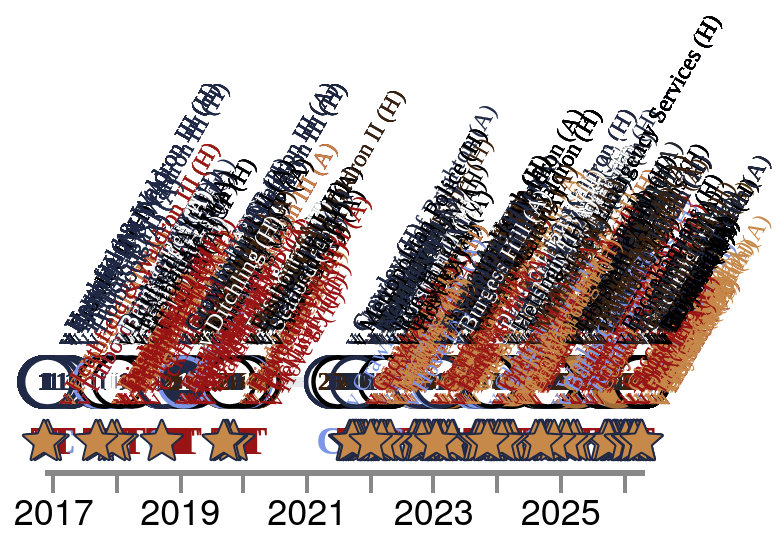

Express this chart as Vega-Lite.
### Vega-Lite specification from a JSON file in a GitHub repository (floating-point values rounded to 4 significant figures; data arrays with more than 128 entries replaced by an {"elided": "..."} marker saying what was removed)
{"config": {"axis": {"labelFont": "PT Sans Narrow, Helvetica Neue, Helvetica, Arial, sans-serif", "titleFont": "PT Sans Narrow, Helvetica Neue, Helvetica, Arial, sans-serif", "labelFontSize": 13, "titleFontSize": 24, "gridColor": "#202947", "gridOpacity": 0.2, "zindex": 1}, "text": {"font": "Lato, sans-serif"}, "bar": {"cornerRadiusEnd": 5}, "header": {"labelFont": "PT Sans Narrow, Helvetica Neue, Helvetica, Arial, sans-serif", "titleFont": "PT Sans Narrow, Helvetica Neue, Helvetica, Arial, sans-serif", "labelFontSize": 24, "titleFontSize": 28, "labelFontWeight": "bold", "orient": "left"}, "legend": {"labelFont": "PT Sans Narrow, Helvetica Neue, Helvetica, Arial, sans-serif", "titleFont": "PT Sans Narrow, Helvetica Neue, Helvetica, Arial, sans-serif", "labelFontSize": 14, "titleFontSize": 16, "titlePadding": 5, "fillColor": "white", "strokeColor": "black", "padding": 10, "titleFontWeight": "lighter", "titleFontStyle": "italic", "titleColor": "gray", "offset": 10}, "title": {"font": "PT Sans Narrow, Helvetica Neue, Helvetica, Arial, sans-serif", "fontSize": 48, "fontWeight": "bold", "anchor": "start", "align": "center", "titlePadding": 20, "subtitlePadding": 10, "subtitleFontSize": 13, "subtitleColor": "", "subtitleFontStyle": "italic", "offset": 15, "color": "black"}, "axisX": {"labelAngle": 0}, "facet": {"title": null, "header": null, "align": {"row": "each", "column": "each"}}, "resolve": {"scale": {"y": "independent", "facet": "independent"}}, "background": "transparent", "scale": {"offsetBandPaddingOuter": 0.2, "offsetBandPaddingInner": 0.1}, "view": {"stroke": null, "background": "transparent"}}, "layer": [{"mark": {"type": "line", "color": "#202946", "opacity": 0.1, "strokeWidth": 5}, "encoding": {"tooltip": [{"field": "player", "title": "Player", "type": "nominal"}, {"field": "event_label", "title": "Milestone", "type": "nominal"}, {"field": "event_date_label", "title": "Date", "type": "nominal"}, {"field": "detail", "title": "Match", "type": "nominal"}, {"field": "result_label", "title": "Result", "type": "nominal"}, {"field": "squad_label", "title": "Squad", "type": "nominal"}], "x": {"axis": {"domainWidth": 3, "format": "%Y", "grid": false, "labelAngle": 0, "labelFlush": false, "labelFontSize": 18, "tickCount": "year", "tickSize": 10, "tickWidth": 2, "title": null}, "field": "date", "type": "temporal"}, "y": {"axis": null, "field": "row_type", "type": "nominal"}}, "transform": [{"filter": "(datum.row_type === 'appearance')"}]}, {"mark": {"type": "point", "filled": true, "opacity": 1, "shape": "circle", "size": 600, "strokeWidth": 2.2}, "encoding": {"color": {"field": "symbol_fill", "legend": null, "scale": null, "type": "nominal"}, "stroke": {"field": "symbol_stroke", "legend": null, "scale": null, "type": "nominal"}, "tooltip": [{"field": "player", "title": "Player", "type": "nominal"}, {"field": "event_label", "title": "Milestone", "type": "nominal"}, {"field": "event_date_label", "title": "Date", "type": "nominal"}, {"field": "detail", "title": "Match", "type": "nominal"}, {"field": "result_label", "title": "Result", "type": "nominal"}, {"field": "squad_label", "title": "Squad", "type": "nominal"}], "x": {"axis": {"domainWidth": 3, "format": "%Y", "grid": false, "labelAngle": 0, "labelFlush": false, "labelFontSize": 18, "tickCount": "year", "tickSize": 10, "tickWidth": 2, "title": null}, "field": "date", "type": "temporal"}, "y": {"axis": null, "field": "row_type", "type": "nominal"}}, "transform": [{"filter": "(datum.row_type === 'appearance')"}]}, {"mark": {"type": "text", "align": "center", "baseline": "middle", "font": "PT Sans Narrow", "fontSize": 13, "fontWeight": "bold"}, "encoding": {"color": {"field": "symbol_text_color", "legend": null, "scale": null, "type": "nominal"}, "text": {"field": "symbol_text", "type": "nominal"}, "tooltip": [{"field": "player", "title": "Player", "type": "nominal"}, {"field": "event_label", "title": "Milestone", "type": "nominal"}, {"field": "event_date_label", "title": "Date", "type": "nominal"}, {"field": "detail", "title": "Match", "type": "nominal"}, {"field": "result_label", "title": "Result", "type": "nominal"}, {"field": "squad_label", "title": "Squad", "type": "nominal"}], "x": {"axis": {"domainWidth": 3, "format": "%Y", "grid": false, "labelAngle": 0, "labelFlush": false, "labelFontSize": 18, "tickCount": "year", "tickSize": 10, "tickWidth": 2, "title": null}, "field": "date", "type": "temporal"}, "y": {"axis": null, "field": "row_type", "type": "nominal"}}, "transform": [{"filter": "((datum.row_type === 'appearance') && (datum.symbol_text !== ''))"}]}, {"mark": {"type": "text", "align": "center", "baseline": "middle", "font": "PT Sans Narrow", "fontSize": 20, "fontWeight": "bold"}, "encoding": {"color": {"field": "symbol_text_color", "legend": null, "scale": null, "type": "nominal"}, "text": {"field": "symbol_text", "type": "nominal"}, "tooltip": [{"field": "player", "title": "Player", "type": "nominal"}, {"field": "event_label", "title": "Milestone", "type": "nominal"}, {"field": "event_date_label", "title": "Date", "type": "nominal"}, {"field": "detail", "title": "Match", "type": "nominal"}, {"field": "result_label", "title": "Result", "type": "nominal"}, {"field": "squad_label", "title": "Squad", "type": "nominal"}], "x": {"axis": {"domainWidth": 3, "format": "%Y", "grid": false, "labelAngle": 0, "labelFlush": false, "labelFontSize": 18, "tickCount": "year", "tickSize": 10, "tickWidth": 2, "title": null}, "field": "date", "type": "temporal"}, "y": {"axis": null, "field": "row_type", "type": "nominal"}}, "transform": [{"filter": "((datum.row_type === 'event') && (datum.event_key !== 'motm'))"}]}, {"mark": {"type": "point", "opacity": 1, "size": 10, "strokeWidth": 1}, "encoding": {"fill": {"field": "symbol_fill", "legend": null, "scale": null, "type": "nominal"}, "shape": {"field": "symbol_shape", "legend": null, "scale": null, "type": "nominal"}, "stroke": {"field": "symbol_stroke", "legend": null, "scale": null, "type": "nominal"}, "tooltip": [{"field": "player", "title": "Player", "type": "nominal"}, {"field": "event_label", "title": "Milestone", "type": "nominal"}, {"field": "event_date_label", "title": "Date", "type": "nominal"}, {"field": "detail", "title": "Match", "type": "nominal"}, {"field": "result_label", "title": "Result", "type": "nominal"}, {"field": "squad_label", "title": "Squad", "type": "nominal"}], "x": {"axis": {"domainWidth": 3, "format": "%Y", "grid": false, "labelAngle": 0, "labelFlush": false, "labelFontSize": 18, "tickCount": "year", "tickSize": 10, "tickWidth": 2, "title": null}, "field": "date", "type": "temporal"}, "y": {"axis": null, "field": "row_type", "type": "nominal"}}, "transform": [{"filter": "(datum.event_key === 'motm')"}]}, {"mark": {"type": "text", "align": "left", "angle": 300, "baseline": "bottom", "color": "#4a5568", "font": "PT Sans Narrow", "fontSize": 12, "xOffset": 15, "yOffset": -15}, "encoding": {"color": {"field": "symbol_text_color", "legend": null, "scale": null, "type": "nominal"}, "text": {"field": "detail", "type": "nominal"}, "tooltip": [{"field": "player", "title": "Player", "type": "nominal"}, {"field": "event_label", "title": "Milestone", "type": "nominal"}, {"field": "event_date_label", "title": "Date", "type": "nominal"}, {"field": "detail", "title": "Match", "type": "nominal"}, {"field": "result_label", "title": "Result", "type": "nominal"}, {"field": "squad_label", "title": "Squad", "type": "nominal"}], "x": {"axis": {"domainWidth": 3, "format": "%Y", "grid": false, "labelAngle": 0, "labelFlush": false, "labelFontSize": 18, "tickCount": "year", "tickSize": 10, "tickWidth": 2, "title": null}, "field": "date", "type": "temporal"}, "y": {"axis": null, "field": "row_type", "type": "nominal"}}}], "data": {"name": "data-80f52f0a98f2163b6f20dc15fe2a8486"}, "height": 60, "resolve": {"scale": {"shape": "independent", "x": "shared", "y": "shared"}}, "width": "container", "$schema": "https://vega.github.io/schema/vega-lite/v5.20.1.json", "datasets": {"data-80f52f0a98f2163b6f20dc15fe2a8486": {"elided": "1215 records"}}}
